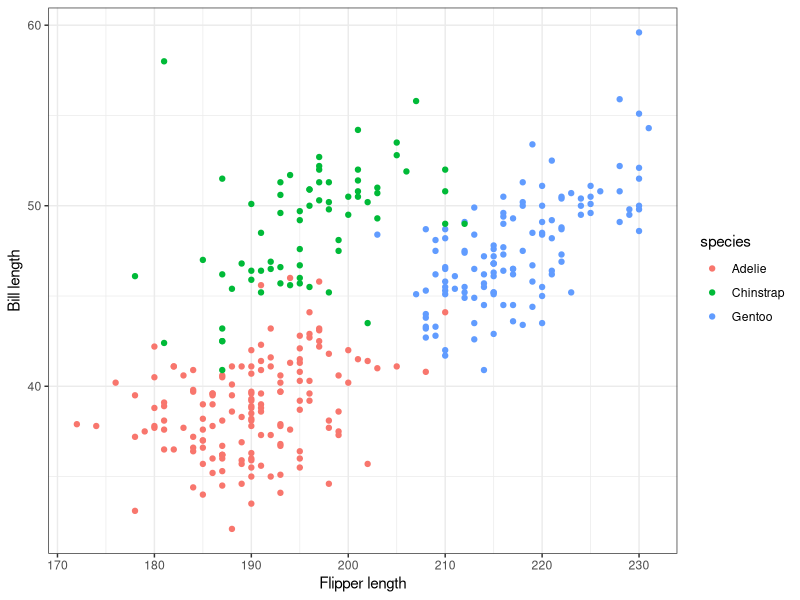
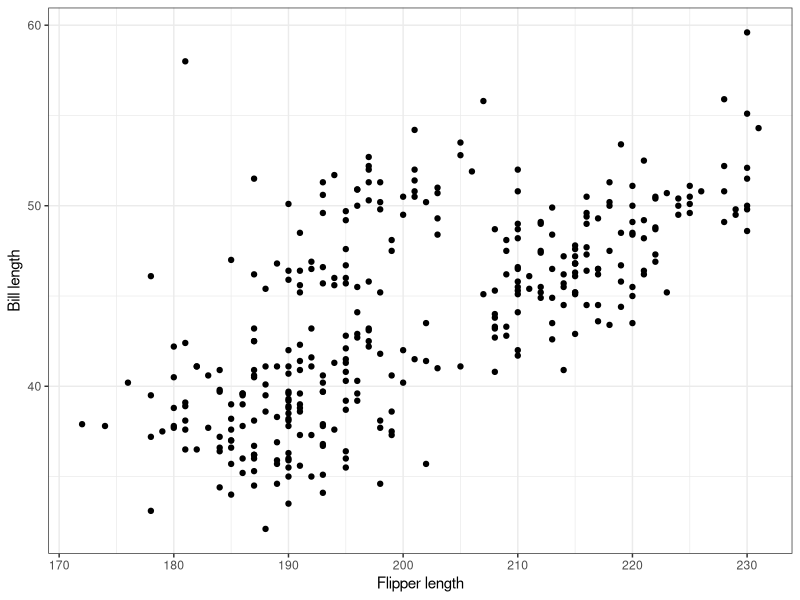
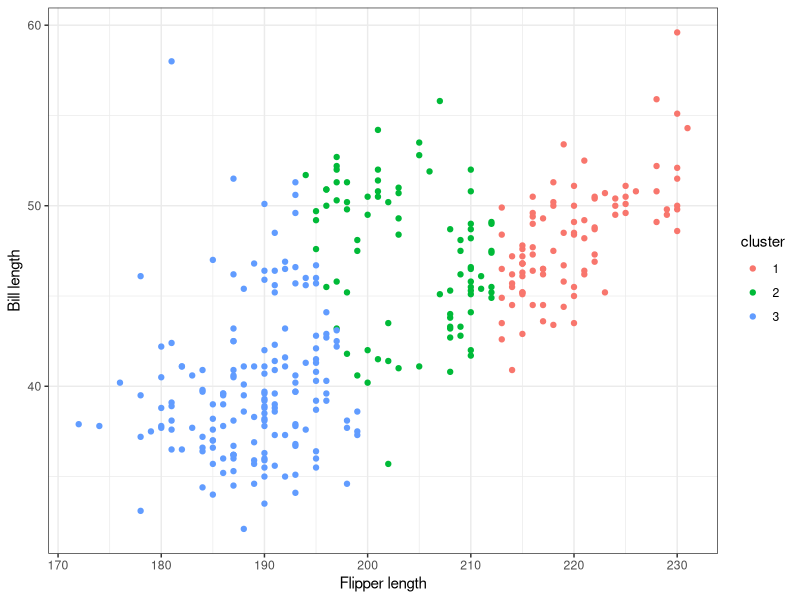

These figures' R source, in order:
## ---- chunk 1
library(palmerpenguins)
library(tidyverse)

penguins |>
  ggplot(aes(x = flipper_length_mm, y = bill_length_mm, color = species)) +
  geom_point() +
  labs(x = "Flipper length", y = "Bill length") +
  theme_bw()
## ---- chunk 2
penguins |>
  ggplot(aes(x = flipper_length_mm, y = bill_length_mm)) +
  geom_point() +
  labs(x = "Flipper length", y = "Bill length") +
  theme_bw()
## ---- chunk 3
df <- penguins |>
  select(flipper_length_mm, bill_length_mm) |>
  drop_na() # remove missing values before clustering

# cluster with k = 3
clusters <- kmeans(df, 3, algorithm = "Lloyd", iter.max=20)$cluster

df |>
  mutate(cluster = as.factor(clusters)) |>
  ggplot(aes(x = flipper_length_mm, y = bill_length_mm, color = cluster)) +
  geom_point() +
  labs(x = "Flipper length", y = "Bill length") +
  theme_bw()
## ---- chunk 4
example_mat <- matrix(c(1:12), nrow = 6, byrow = T)
example_mat

groups <- c(1, 1, 2, 2, 3, 3)

# group mean for group 1
colMeans(example_mat[groups == 1,])

# group mean for group 2
colMeans(example_mat[groups == 2,])

# group mean for group 1
colMeans(example_mat[groups == 3,])
## ---- chunk 5
sqrt(rowSums(sweep(example_mat, 2, c(2, 3))^2))
